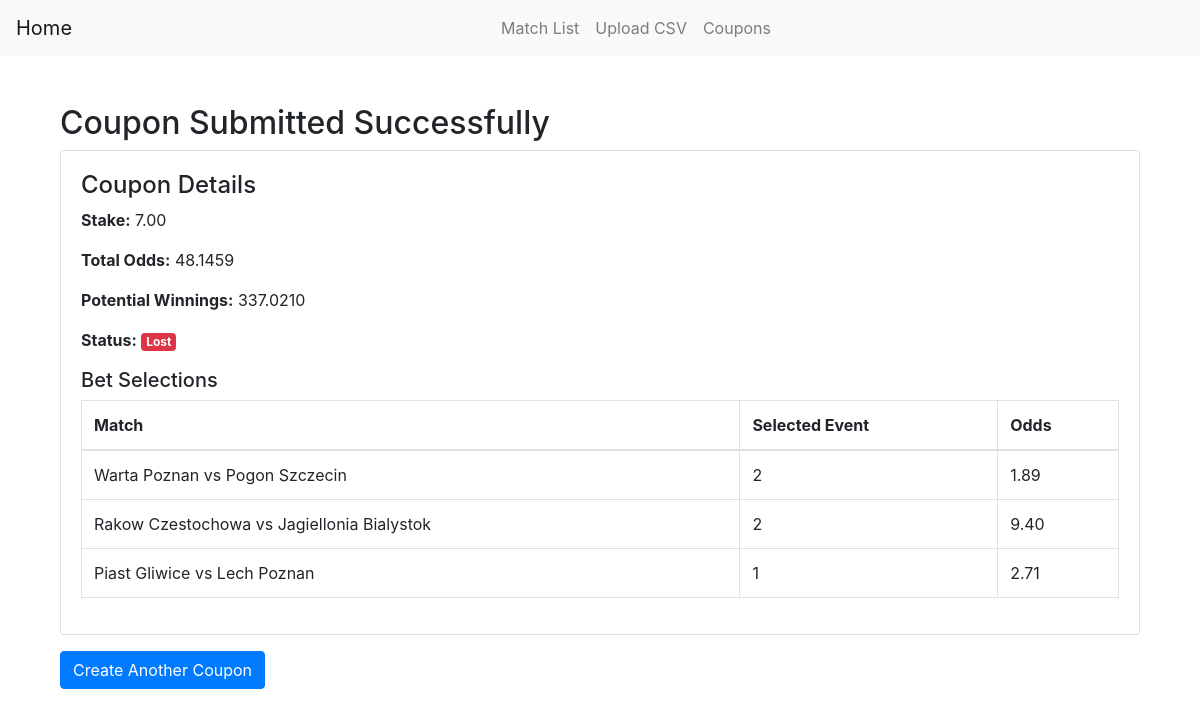
Page /coupon/8/ on the committed database.
### main/models.py (models this page shows, shortened)
class Coupon(models.Model):
    matches = models.ManyToManyField('Match', through='BetSelection')
    stake = models.DecimalField(max_digits=12, decimal_places=2)
    total_odds = models.DecimalField(max_digits=12, decimal_places=4)
    potential_winnings = models.DecimalField(max_digits=12, decimal_places=4)
    created_at = models.DateTimeField(auto_now_add=True)
    status = models.CharField(max_length=20, default="Pending")

class BetSelection(models.Model):
    coupon = models.ForeignKey(Coupon, on_delete=models.CASCADE)
    match = models.ForeignKey('Match', on_delete=models.CASCADE)
    event = models.CharField(max_length=50)  # Home Win, Draw, Away Win
    odds = models.DecimalField(max_digits=5, decimal_places=2)

class Match(models.Model):
    match_date = models.DateTimeField()
    team1 = models.CharField(max_length=100)
    team2 = models.CharField(max_length=100)
    result = models.CharField(max_length=10, blank=True, null=True)
    odds_ft_home_team_win = models.DecimalField(max_digits=5, decimal_places=2)
    odds_ft_draw = models.DecimalField(max_digits=5, decimal_places=2)
    odds_ft_away_team_win = models.DecimalField(max_digits=5, decimal_places=2)

### main/views.py (the view)
# urls.py: path('coupon/<int:coupon_id>/', views.coupon, name='coupon'),
def coupon(request, coupon_id=None):
    coupon = get_object_or_404(Coupon, id=coupon_id)
    bet_selections = BetSelection.objects.filter(coupon=coupon)
    return render(request, 'coupon.html', {
        'coupon': coupon,
        'bet_selections': bet_selections  # Pass the bet selections to the template
    })

### templates/coupon.html
{% extends 'base.html' %}
{% load static %}
{% block content %}
<div class="container mt-5">
    <h2>Coupon Submitted Successfully</h2>
    <div class="card">
        <div class="card-body">
            <h4>Coupon Details</h4>
            <p><strong>Stake:</strong> {{ coupon.stake }}</p>
            <p><strong>Total Odds:</strong> {{ coupon.total_odds }}</p>
            <p><strong>Potential Winnings:</strong> {{ coupon.potential_winnings }}</p>
            <p><strong>Status:</strong>
                <span class="badge
                    {% if coupon.status == 'Won' %}
                        badge-success
                    {% elif coupon.status == 'Lost' %}
                        badge-danger
                    {% else %}
                        badge-secondary
                    {% endif %}">
                    {{ coupon.status }}
                </span>
            </p>
            <h5>Bet Selections</h5>
            <table class="table table-bordered">
                <thead>
                    <tr>
                        <th>Match</th>
                        <th>Selected Event</th>
                        <th>Odds</th>
                    </tr>
                </thead>
                <tbody>
                    {% for selection in bet_selections %}
                    <tr>
                        <td>{{ selection.match.team1 }} vs {{ selection.match.team2 }}</td>
                        <td>{{ selection.event }}</td>
                        <td>{{ selection.odds }}</td>
                    </tr>
                    {% endfor %}
                </tbody>
            </table>
        </div>
    </div>
    <a href="{% url 'match_list' %}" class="btn btn-primary mt-3">Create Another Coupon</a>
</div>
{% endblock %}

### rows in the picture
Coupon: stake "7.00", total_odds "48.1459", potential_winnings "337.0210", status "Lost"
BetSelection: match.team1 "Warta Poznan", match.team2 "Pogon Szczecin", event "2", odds "1.89"
BetSelection: match.team1 "Rakow Czestochowa", match.team2 "Jagiellonia Bialystok", event "2", odds "9.40"
BetSelection: match.team1 "Piast Gliwice", match.team2 "Lech Poznan", event "1", odds "2.71"
